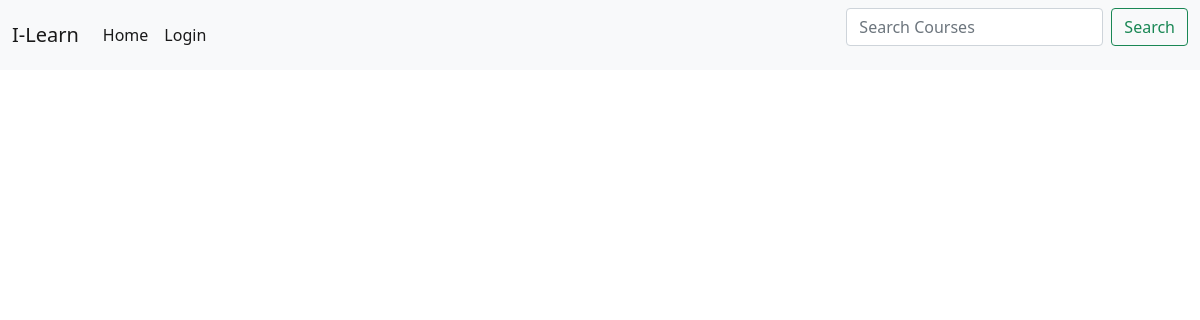
Page /view/course/11/ on the earlier database version.
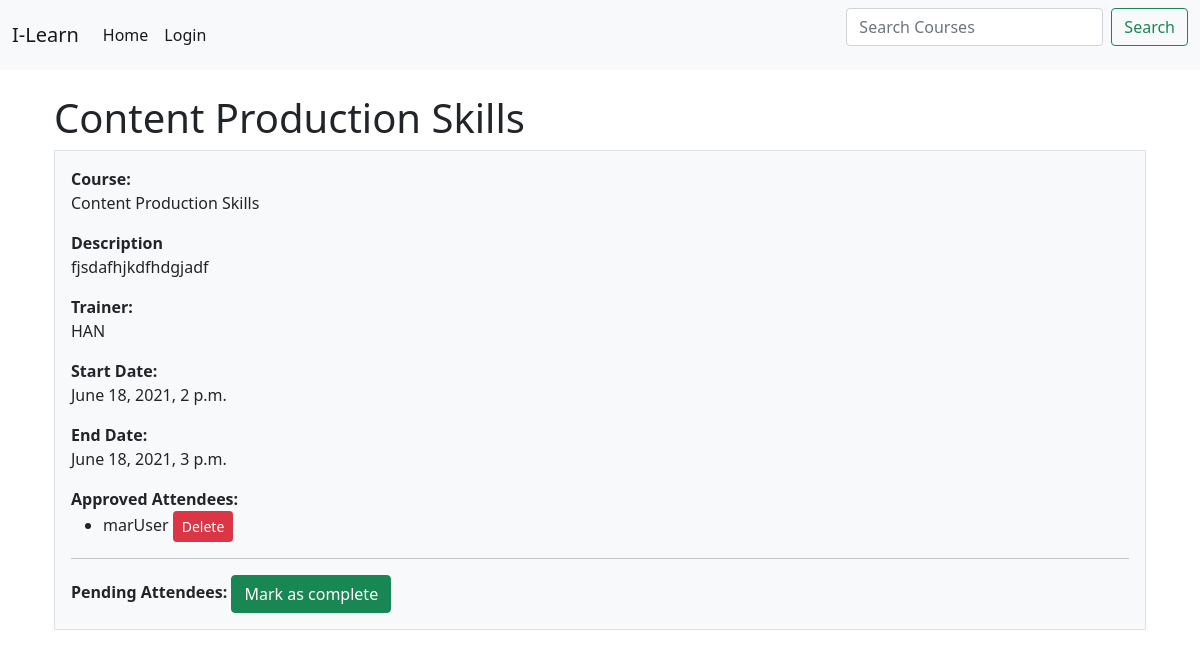
Same page on the later database version.
### booking/models.py (models this page shows, shortened)
class Course(models.Model):
    staff=(
        ('CAL', 'CALUM'),
        ('YAN', 'YANNA'),
        ('HAN', 'HANNA'),
        ('EXT', 'EXTERNAL'),
    )
    divisions = (
        ('GLO','Company Wide'),
        ('OPE','Operations'),
        ('TEC','Technology'),
        ('FIN','Finance'),
        ('MAR','Marketing'),
    )
    courseNumber = models.IntegerField()
    courseName = models.CharField(max_length=200)
    courseDesc = models.CharField(max_length=500)
    host = models.CharField(max_length=3, choices=staff)
    min_participants = models.IntegerField()
    max_participants = models.IntegerField()
    start_date = models.DateTimeField()
    end_date = models.DateTimeField()
    program = models.ForeignKey(Programs, on_delete=models.CASCADE, default=4)
    division_access = models.CharField(max_length=3, choices=divisions, default='GLO')
    image=models.ImageField(default='course.jpg',upload_to='course_photos') #Setting the users profile pic
    course_completed = models.BooleanField(blank=True)

class attendees(models.Model):
    courseNeededBy = [
        ('W1M', 'Within 1 Month'),
        ('1-3', '1-3 Months'),
        ('3-6', '3-6 Months'),
        ('6+M', '6+ Months'),
    ]
    statuses = [
        ('PEN', 'Pending'),
        ('APR', 'Approved'),
        ('REJ', 'Rejected'),
    ]
    user = models.ForeignKey(User, on_delete=models.CASCADE, related_name='user')
    role = models.CharField(max_length=100)
    course = models.ForeignKey(Course, on_delete=models.CASCADE)
    course_due = models.CharField(max_length=3, choices=courseNeededBy)
    your_development = models.CharField(max_length=3000)
    status = models.CharField(max_length=3, choices=statuses, default='PEN')

### booking/views.py (the view)
# urls.py: path('view/course/<int:pk>/', viewCourse.as_view(), name='viewCourse'),
class viewCourse(View):
    def get(self, request, *args, **kwargs):
        course_id = self.kwargs.get('pk', None)#Getting the course ID from the URL
        course = Course.objects.filter(id = course_id)#Getting the object that matches that ID
        context = {'course': course}
        return render(request, 'booking/viewCourse.html', context)

### booking/templates/booking/viewCourse.html (shortened to what this page needs)
{% extends "booking/base.html" %}
{% block content %}
<br>
<div class="container px-4">
    {% for c in course %}
    <h1>{{c.courseName}}</h1>
    <div class="row gx-5">
      <div class="col">
       <div class="p-3 border bg-light">
           <b>Course: </b><p>{{c.courseName}}</p>
           <b>Description</b><p>{{c.courseDesc}}</p>
           <b>Trainer: </b><p>{{c.host}}</p>
           <b>Start Date: </b><p>{{c.start_date}}</p>
           <b>End Date: </b><p>{{c.end_date}}</p>
           <b>Approved Attendees: </b>
           {% for a in c.attendees_set.all %}
           {% if a.status == "APR" %}
           <ul>
               <li>{{a.user}} <a href="{% url 'deleteBooking' a.id %}" class="btn btn-danger btn-sm">Delete</a></li>
           </ul>
           {% endif %}
           {% endfor %}
           <hr>
           <b>Pending Attendees: </b>
           {% for cc in course %}
           {% if c.course_completed %}
           <a class="btn btn-secondary" disabled>This course is complete</a>
           {% else %}
           <a href="{% url 'courseComplete' cc.id %}" class="btn btn-success">Mark as complete</a>
           {% endif %}
           {% endfor %}
        </div>
      </div>
    {% endfor %}
    </div>
  </div>
{% endblock content %}

Differences in the rows shown:
added Course: courseName "Content Production Skills", courseDesc "fjsdafhjkdfhdgjadf", host "HAN", start_date "June 18, 2021, 2 p.m.", end_date "June 18, 2021, 3 p.m.", course_completed "Mark as complete"
added attendees: user "marUser"
